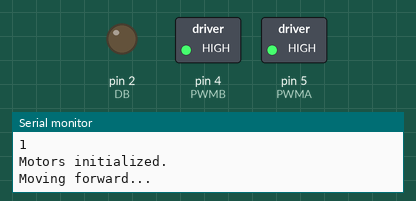
This sketch was run on a simulated Arduino Uno, built with avr-gcc and run on an emulated ATmega328P. Shown: switched loads named in the sketch (green lamp = pin HIGH), output pins drawn as LEDs (lit = HIGH), the last lines printed to the serial monitor. Pins used as bus, display or sensor lines are not drawn.

Above: at 0.05 s.
At 2.05 s:
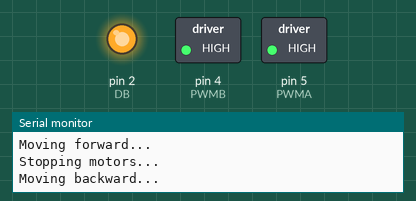
At 4.05 s:
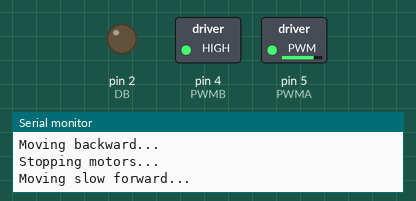
At 7.95 s:
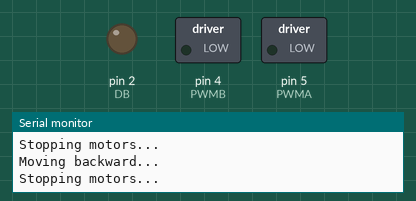
Timing chart, 0 to 10.4 s (numbered marks = the images above):
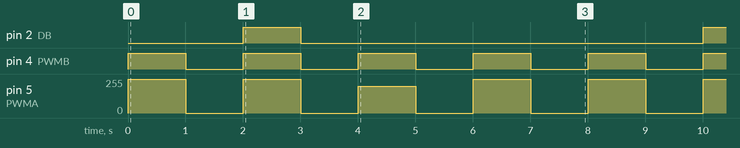

The sketch:

Dc_Motor.ino
```cpp
int PWMA = 5;  // Right side motor speed control (PWM)
int PWMB = 4;  // Left side motor speed control (PWM)
int DA = 0;    // Right side motor direction
int DB = 2;    // Left side motor direction

void setup() {
  Serial.begin(9600);
  Serial.println(HIGH);
  pinMode(PWMA, OUTPUT);
  pinMode(PWMB, OUTPUT);
  pinMode(DA, OUTPUT);
  pinMode(DB, OUTPUT);

  // Initialize motors to stop
  digitalWrite(PWMA, LOW);
  digitalWrite(PWMB, LOW);
  digitalWrite(DA, LOW);
  digitalWrite(DB, LOW);

  Serial.println("Motors initialized.");
}

void loop() {
  forward();
  delay(1000);
  stopMotors();
  delay(1000);
  backward();
  delay(1000);
  stopMotors();
  delay(1000);
  slowForward();
  delay(1000);
  stopMotors();
  delay(1000);
  round();
  delay(1000);
  stopMotors();
  delay(1000);
}

void forward() {
  Serial.println("Moving forward...");
  digitalWrite(DA, LOW); // Right motor forward
  digitalWrite(DB, LOW); // Left motor forward
  analogWrite(PWMA, 255); // Adjust the value (0-255) for speed control
  analogWrite(PWMB, 255); // Adjust the value (0-255) for speed control
}

void slowForward() {
  Serial.println("Moving slow forward...");
  digitalWrite(DA, LOW); // Right motor forward
  digitalWrite(DB, LOW); // Left motor forward
  analogWrite(PWMA, 200); // Adjust the value (0-255) for speed control
  analogWrite(PWMB, 200); // Adjust the value (0-255) for speed control
}

void stopMotors() {
  Serial.println("Stopping motors...");
  digitalWrite(DA, LOW);  // Right motor stop
  digitalWrite(DB, LOW);  // Left motor stop
  digitalWrite(PWMA, LOW); // Right motor speed off
  digitalWrite(PWMB, LOW); // Left motor speed off
}

void backward() {
  Serial.println("Moving backward...");
  digitalWrite(DA, HIGH); // Right motor backward
  digitalWrite(DB, HIGH); // Left motor backward
  analogWrite(PWMA, 255); // Adjust the value (0-255) for speed control
  analogWrite(PWMB, 255); // Adjust the value (0-255) for speed control
}

void round() {
  Serial.println("Moving backward...");
  digitalWrite(DA, HIGH); // Right motor backward
  digitalWrite(DB, LOW); // Left motor forward
  analogWrite(PWMA, 255); // Adjust the value (0-255) for speed control
  analogWrite(PWMB, 255); // Adjust the value (0-255) for speed control
}
```

Measured:
- by itself, pin 2 (DB): alternates HIGH for 1.0 s and LOW for 7.0 s
- by itself, pin 4 (PWMB): alternates HIGH for 1.0 s and LOW for 1.0 s
- by itself, pin 5 (PWMA): repeats every 8.0 s: 0/255 1.0 s, 255/255 1.0 s, 0/255 1.0 s, 200/255 1.0 s, 2 × (0/255 1.0 s, 255/255 1.0 s)
